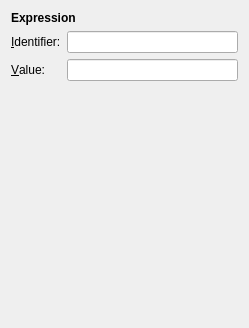
<ui version="4.0" >
 <class>edit_expression</class>
 <widget class="QWidget" name="edit_expression" >
  <property name="geometry" >
   <rect>
    <x>0</x>
    <y>0</y>
    <width>249</width>
    <height>328</height>
   </rect>
  </property>
  <layout class="QGridLayout" >
   <item row="0" column="0" colspan="2" >
    <widget class="QLabel" name="label_9" >
     <property name="text" >
      <string>&lt;b>Expression&lt;/b></string>
     </property>
    </widget>
   </item>
   <item row="1" column="0" >
    <widget class="QLabel" name="label" >
     <property name="text" >
      <string>&amp;Identifier:</string>
     </property>
     <property name="buddy" >
      <cstring>identifier</cstring>
     </property>
    </widget>
   </item>
   <item row="1" column="1" >
    <widget class="QLineEdit" name="identifier" />
   </item>
   <item row="2" column="0" >
    <widget class="QLabel" name="label_3" >
     <property name="text" >
      <string>&amp;Value:</string>
     </property>
     <property name="buddy" >
      <cstring>value</cstring>
     </property>
    </widget>
   </item>
   <item row="2" column="1" >
    <widget class="QLineEdit" name="value" />
   </item>
   <item row="3" column="1" >
    <spacer>
     <property name="orientation" >
      <enum>Qt::Vertical</enum>
     </property>
     <property name="sizeHint" >
      <size>
       <width>111</width>
       <height>181</height>
      </size>
     </property>
    </spacer>
   </item>
  </layout>
 </widget>
 <resources/>
 <connections/>
</ui>
